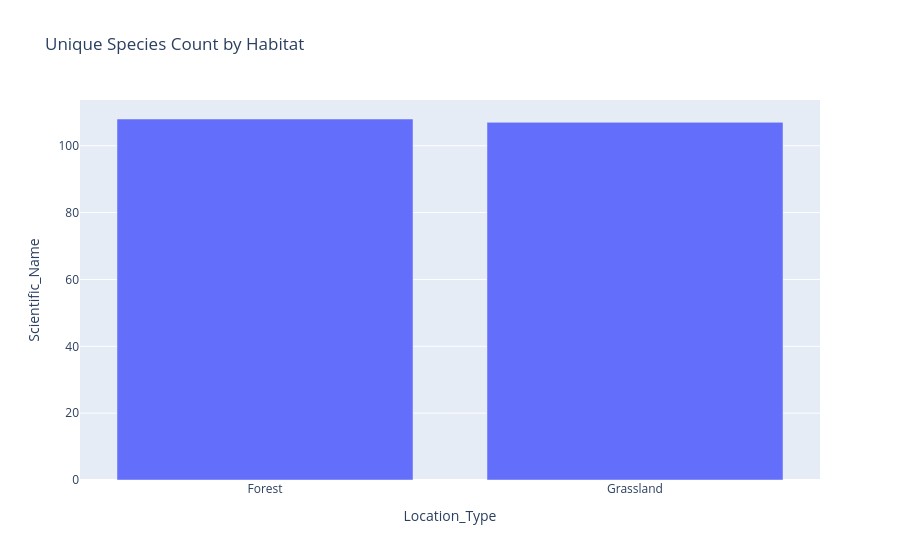

Notebook source saved alongside this figure:
### Code cell
import plotly.express as px

species_df = final_df.groupby('Location_Type')['Scientific_Name'].nunique().reset_index()

fig = px.bar(
    species_df,
    x='Location_Type',
    y='Scientific_Name',
    title='Unique Species Count by Habitat'
)
fig.show()

### Figure 1 — Plotly figure (JSON) as saved in the notebook; plotly's stock layout.template omitted (floating-point values rounded to 4 significant figures)
{"data": [{"alignmentgroup": "True", "hovertemplate": "Location_Type=%{x}<br>Scientific_Name=%{y}<extra></extra>", "legendgroup": "", "marker": {"color": "#636efa", "pattern": {"shape": ""}}, "name": "", "offsetgroup": "", "orientation": "v", "showlegend": false, "textposition": "auto", "type": "bar", "x": ["Forest", "Grassland"], "xaxis": "x", "y": [108, 107], "yaxis": "y"}], "layout": {"barmode": "relative", "legend": {"tracegroupgap": 0}, "title": {"text": "Unique Species Count by Habitat"}, "xaxis": {"anchor": "y", "domain": [0, 1], "title": {"text": "Location_Type"}}, "yaxis": {"anchor": "x", "domain": [0, 1], "title": {"text": "Scientific_Name"}}}}
